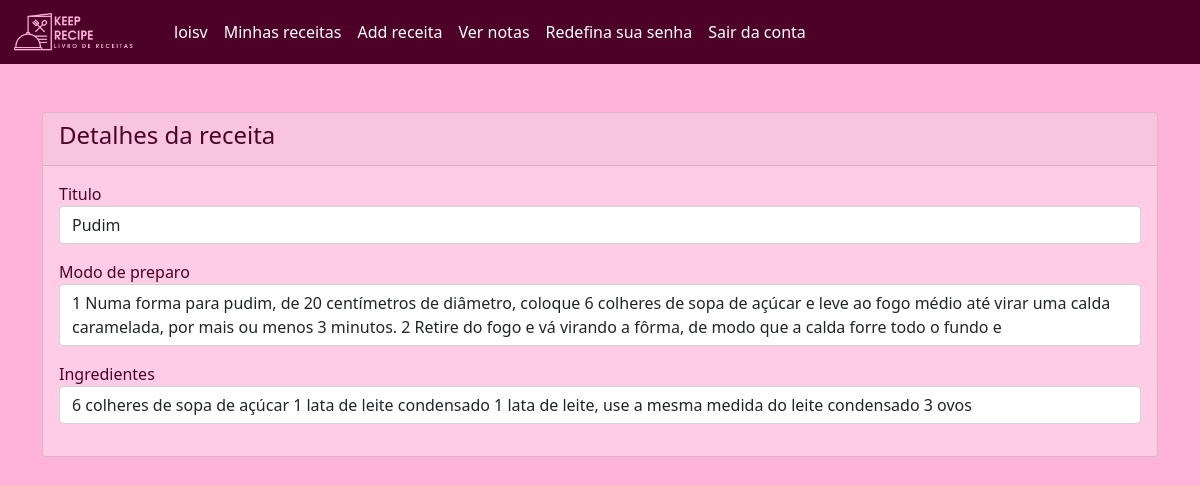
/KeepRecipeV2/recipe-view.php?id=9 (signed in), run on the app's committed database.
### tables this page shows
CREATE TABLE `recipe` (
  `id` int(11) NOT NULL,
  `title` varchar(255) NOT NULL,
  `modo_preparo` varchar(255) NOT NULL,
  `ingredient` varchar(255) NOT NULL,
  `id_user` int(11) NOT NULL,
  `created_at` datetime NOT NULL DEFAULT current_timestamp()
);

### KeepRecipeV2/recipe-view.php (the view, shortened to what this page needs)
<?php
require 'dbcon.php';
?>
<!doctype html>
<html lang="pt-BR">
  <head>
    <link href="https://cdn.jsdelivr.net/npm/bootstrap@5.1.3/dist/css/bootstrap.min.css" rel="stylesheet">
    <link rel="stylesheet" href="css/css.css">
</head>
<body>
    <nav class="navbar navbar-expand-lg navbar-light" style="background-color: #4d0028;">
        <a href="./index.html" class="navbar-brand"><img src="./img/logoLateralEscuro.png" style="width: 150px; height: 37.5px;"></a>
        <div class="collapse navbar-collapse" id="navbarSupportedContent">
            <ul class="navbar-nav mr-auto">
                <li class="nav-item active">
                    <a class="nav-link" href="#" style="color: #ffffff;"> <?php echo htmlspecialchars($_SESSION["username"]); ?> </a>
                </li>
                <li class="nav-item active">
                    <a class="nav-link" href="welcome.php" style="color: #ffffff;"> Minhas receitas </a>
                </li>
                <li class="nav-item active">
                    <a class="nav-link" href="recipe-create.php"  style="color: #ffffff;">Add receita</a>
                </li>
                <li class="nav-item active">
                    <a class="nav-link" href="recipe-score-view.php"  style="color: #ffffff;">Ver notas</a>
                </li>
                <li>
                    <a class="nav-link" href="reset-password.php" style="color: #ffffff;">Redefina sua senha</a>
                </li>
                <li>
                    <a class="nav-link"href="logout.php" style="color: #ffffff;">Sair da conta</a>
                </li>
            </ul>
        </div>
    </nav>
    <div class="container mt-5">
        <div class="row">
            <div class="col-md-12">
                <div class="card">
                    <div class="card-header">
                        <h4>Detalhes da receita</h4>
                    </div>
                    <div class="card-body">
                        <?php
                        if(isset($_GET['id']))
                        {
                            $recipe_id = mysqli_real_escape_string($con, $_GET['id']);
                            $query = "SELECT * FROM recipe WHERE id='$recipe_id' ";
                            $query_run = mysqli_query($con, $query);
                            if(mysqli_num_rows($query_run) > 0)
                            {
                                $recipe = mysqli_fetch_array($query_run);
                                ?>
                                    <div class="mb-3">
                                        <label>Titulo</label>
                                        <p class="form-control">
                                            <?=$recipe['title'];?>
                                        </p>
                                    </div>
                                    <div class="mb-3">
                                        <label>Modo de preparo</label>
                                        <p class="form-control">
                                            <?=$recipe['modo_preparo'];?>
                                        </p>
                                    </div>
                                    <div class="mb-3">
                                        <label>Ingredientes</label>
                                        <p class="form-control">
                                            <?=$recipe['ingredient'];?>
                                        </p>
                                    </div>
                                <?php
                            }
                            else
                            {
                                echo "<h4>Nenhum ID encontrado</h4>";
                            }
                        }
                        ?>
                    </div>
                </div>
            </div>
        </div>
    </div>
</body>
</html>

### KeepRecipeV2/css/css.css (style rules this page uses)
body { background-color: #ffb3da; }
.card { background-color: #ffcce6; color: #4d0028; }

### data on the page
recipe: title "Pudim", modo_preparo "1 Numa forma para pudim, de 20 centímetros de diâmetro, coloque 6 colheres de sopa de açúcar e leve ao fogo médio até virar uma calda caramelada, por mais ou menos 3 minutos. 2 Retire do fogo e vá virando a fôrma, de modo que a calda forre todo o fundo e", ingredient "6 colheres de sopa de açúcar 1 lata de leite condensado 1 lata de leite, use a mesma medida do leite condensado 3 ovos"

### other printed values
$_SESSION["username"] "loisv"
